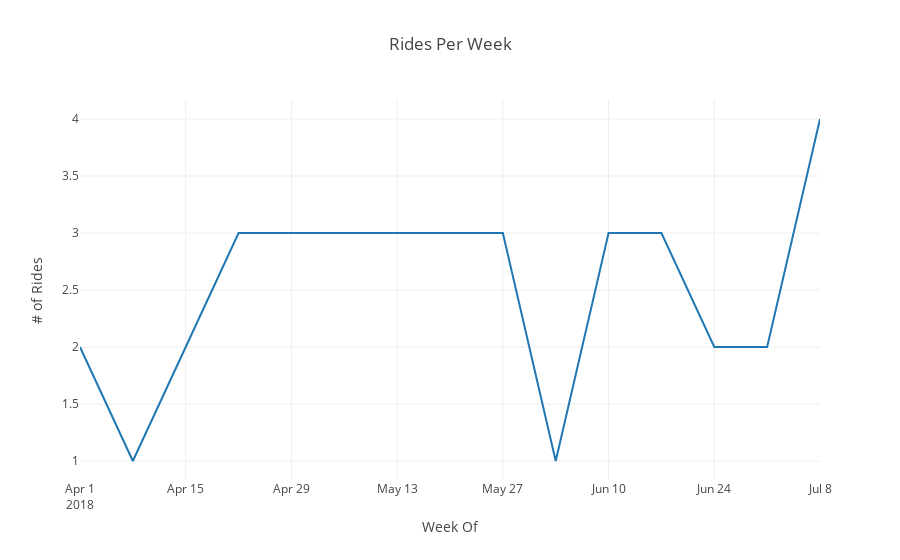

The cell this chart's notebook holds for it:
### Code cell
# Finally, let's see how many rides per week I've been on - seems they have been pretty steady - no surprise there

sessions_ts = sessions.set_index("start_time")
sessions_gpby = sessions_ts.groupby(pd.Grouper(freq='W')).avg_speed.count()

trace = go.Scatter(
    x = sessions_gpby.index,
    y = sessions_gpby,
    mode='lines'
)

data = [trace]

layout = go.Layout(
    title="Rides Per Week",
    xaxis=dict(
        title="Week Of"
    ),
    yaxis=dict(
        title="# of Rides"
    )
)

fig = go.Figure(data=data, layout=layout)

py.iplot(fig, filename="rides")

### Figure 1 — Plotly figure (JSON) as saved in the notebook; plotly's stock layout.template omitted (floating-point values rounded to 4 significant figures)
{"data": [{"mode": "lines", "type": "scatter", "uid": "c84f93ae-863f-11e8-8e54-dca904908257", "x": ["2018-04-01", "2018-04-08", "2018-04-15", "2018-04-22", "2018-04-29", "2018-05-06", "2018-05-13", "2018-05-20", "2018-05-27", "2018-06-03", "2018-06-10", "2018-06-17", "2018-06-24", "2018-07-01", "2018-07-08"], "y": [2, 1, 2, 3, 3, 3, 3, 3, 3, 1, 3, 3, 2, 2, 4]}], "layout": {"title": "Rides Per Week", "xaxis": {"title": "Week Of"}, "yaxis": {"title": "# of Rides"}}}
